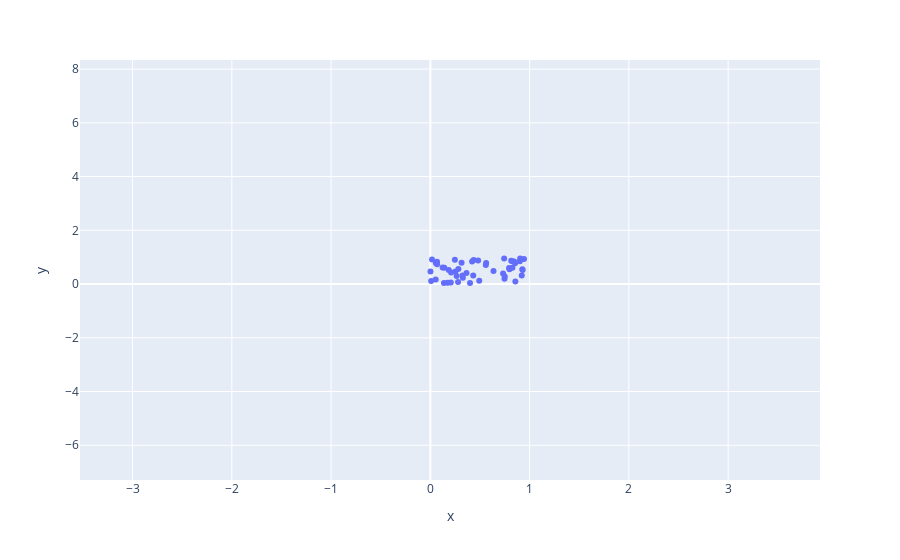

Here is the notebook cell this chart was saved with:
### Code cell
x = np.random.rand(50)
y = np.random.rand(50)
px.scatter(x=x,y=y)

### Figure 1 — Plotly figure (JSON) as saved in the notebook; plotly's stock layout.template omitted (floating-point values rounded to 4 significant figures)
{"data": [{"hovertemplate": "x=%{x}<br>y=%{y}<extra></extra>", "legendgroup": "", "marker": {"color": "#636efa", "symbol": "circle"}, "mode": "markers", "name": "", "orientation": "v", "showlegend": false, "type": "scatter", "x": [0.7932, 0.05375, 0.8145, 0.2792, 0.9207, 0.05488, 0.247, 0.4206, 0.854, 0.4358, 0.1369, 0.2524, 0.8563, 0.562, 0.4926, 0.3996, 0.01702, 0.8438, 0.3274, 0.7492, 0.7468, 0.001213, 0.7328, 0.4813, 0.06768, 0.2092, 0.9268, 0.4323, 0.174, 0.9434, 0.206, 0.1855, 0.3238, 0.008446, 0.2825, 0.8238, 0.1238, 0.7434, 0.5586, 0.9019, 0.9294, 0.9048, 0.1408, 0.7973, 0.8269, 0.2649, 0.3641, 0.6363, 0.3145, 0.06725], "xaxis": "x", "y": [0.6001, 0.1701, 0.8678, 0.07454, 0.3229, 0.788, 0.9007, 0.838, 0.7723, 0.8995, 0.0415, 0.4675, 0.09527, 0.7878, 0.1191, 0.04073, 0.9141, 0.8408, 0.2328, 0.2834, 0.1981, 0.4679, 0.3923, 0.8733, 0.7414, 0.43, 0.5484, 0.3168, 0.04471, 0.9318, 0.05799, 0.5231, 0.3147, 0.1138, 0.5589, 0.8452, 0.6146, 0.9503, 0.7068, 0.8505, 0.5195, 0.953, 0.6028, 0.5548, 0.6077, 0.3037, 0.4152, 0.487, 0.795, 0.8271], "yaxis": "y"}], "layout": {"autosize": true, "legend": {"tracegroupgap": 0}, "margin": {"t": 60}, "xaxis": {"anchor": "y", "autorange": false, "domain": [0, 1], "range": [-3.53, 3.925], "title": {"text": "x"}, "type": "linear"}, "yaxis": {"anchor": "x", "autorange": false, "domain": [0, 1], "range": [-7.293, 8.339], "title": {"text": "y"}, "type": "linear"}}}
